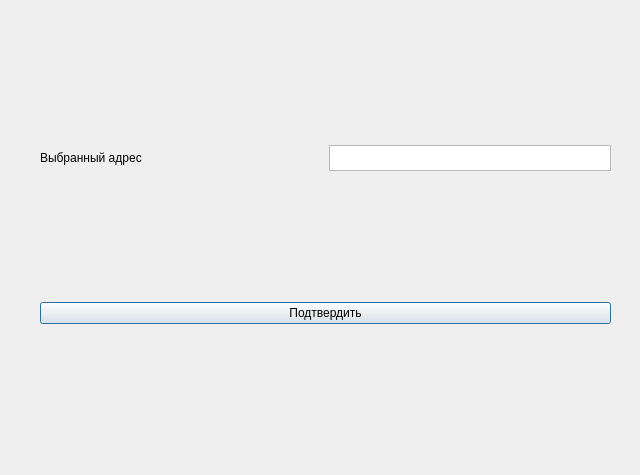
<?xml version="1.0" encoding="UTF-8"?>
<ui version="4.0">
 <class>MapDialog</class>
 <widget class="QDialog" name="MapDialog">
  <property name="geometry">
   <rect>
    <x>0</x>
    <y>0</y>
    <width>640</width>
    <height>475</height>
   </rect>
  </property>
  <property name="windowTitle">
   <string>Dialog</string>
  </property>
  <widget class="QWidget" name="verticalLayoutWidget">
   <property name="geometry">
    <rect>
     <x>40</x>
     <y>20</y>
     <width>571</width>
     <height>431</height>
    </rect>
   </property>
   <layout class="QVBoxLayout" name="verticalLayout">
    <item>
     <layout class="QHBoxLayout" name="horizontalLayout">
      <item>
       <widget class="QLabel" name="labelAddress">
        <property name="text">
         <string>Выбранный адрес</string>
        </property>
       </widget>
      </item>
      <item>
       <widget class="QTextEdit" name="textAddres">
        <property name="sizePolicy">
         <sizepolicy hsizetype="Preferred" vsizetype="Preferred">
          <horstretch>0</horstretch>
          <verstretch>0</verstretch>
         </sizepolicy>
        </property>
        <property name="maximumSize">
         <size>
          <width>16777215</width>
          <height>26</height>
         </size>
        </property>
        <property name="readOnly">
         <bool>true</bool>
        </property>
       </widget>
      </item>
     </layout>
    </item>
    <item>
     <widget class="QPushButton" name="confirmButton">
      <property name="text">
       <string>Подтвердить</string>
      </property>
     </widget>
    </item>
   </layout>
  </widget>
 </widget>
 <resources/>
 <connections/>
</ui>
